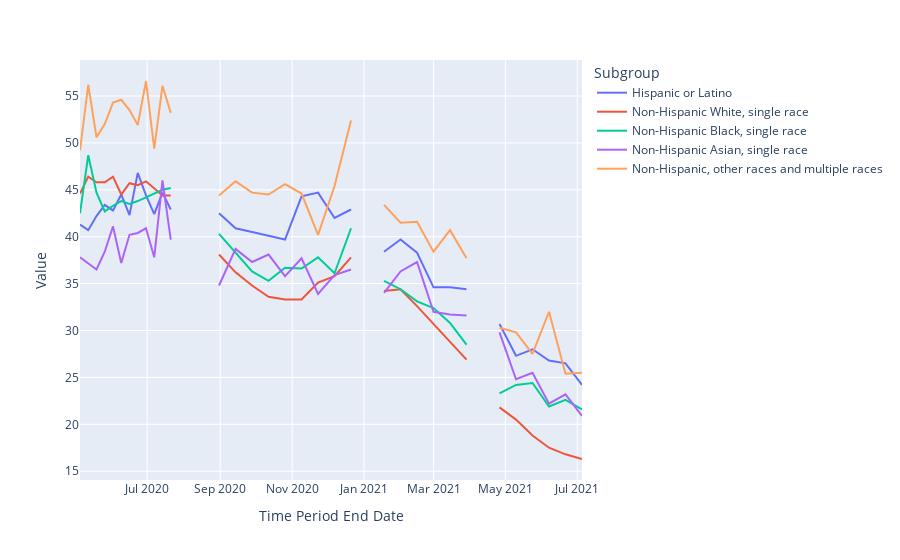

The notebook cell saved with this chart:
### Code cell
# show state names on hover
fig = px.line(by_race, x="Time Period End Date", y="Value", color="Subgroup"); 

fig.show();
